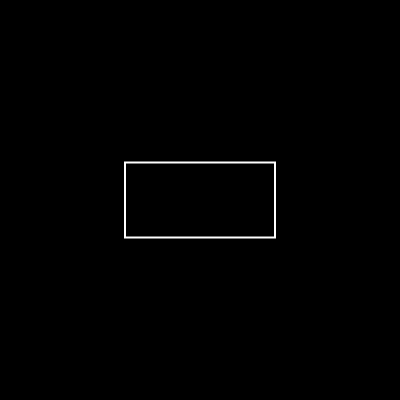
Frame 1 (no input)
Frame 60 (no input): identical to frame 1, image omitted
Frame 120 (the mouse pressed at the canvas centre since frame 60): identical to frame 1, image omitted

The p5.js sketch that drew this single still picture (run headless with seeded random() and noise() and a simulated clock; from frame 60 on, the mouse is pressed at the canvas centre):

// p5.js sketch
// ── sketch.js
function setup() {
  createCanvas(400,400);
}

function draw() {
  background(0);
  stroke(255);
  strokeWeight(2);
  noFill();
  rectMode(CENTER);
  rect(200,200, 150, 75);
}
